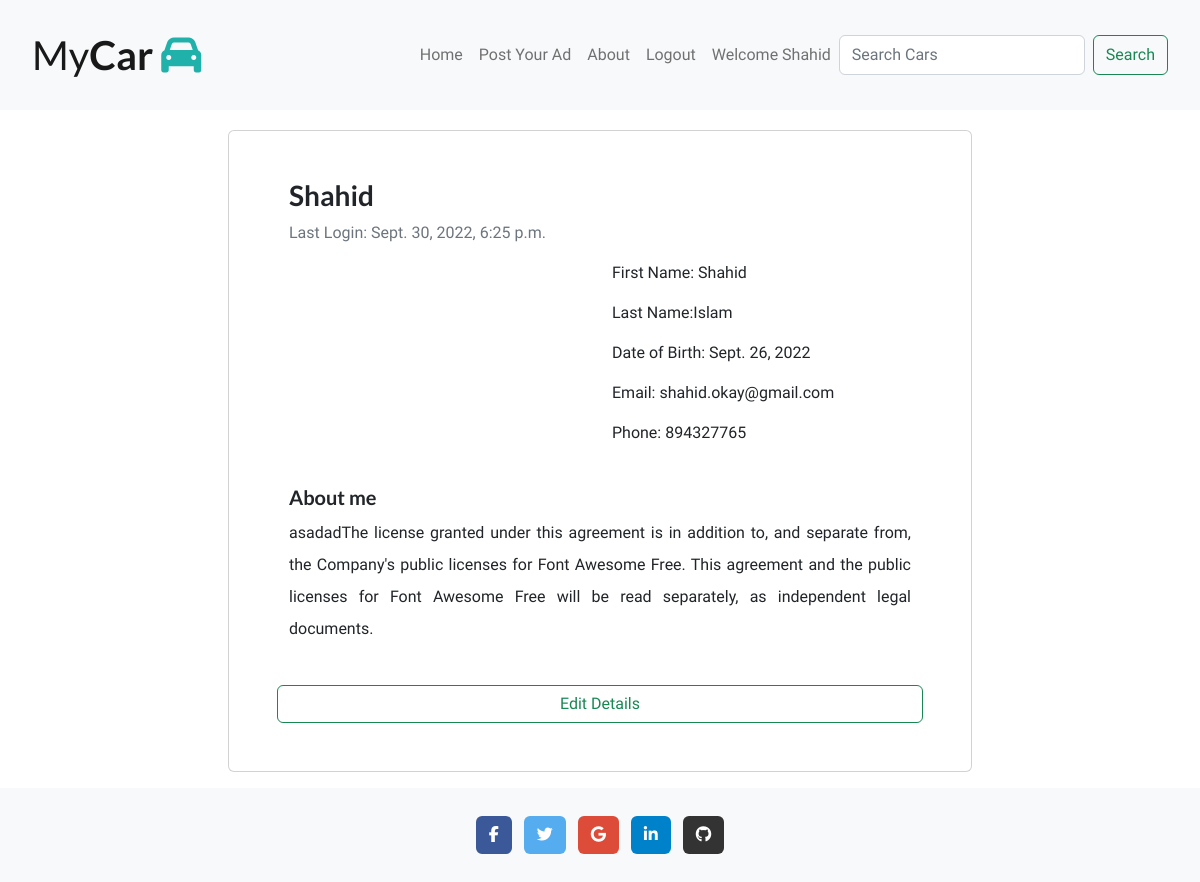
Page /user_profile (signed in) on the committed database.
### user_profile/models.py (models this page shows, shortened)
class UserProfile(models.Model):
    user = models.OneToOneField(
        User, on_delete=models.CASCADE)
    first_name = models.CharField(max_length=100, unique=False, null=True)
    last_name = models.CharField(max_length=100, unique=False, null=True)
    email = models.EmailField(unique=True, null=True)
    date_of_birth = models.DateField(unique=False, null=True)
    phone = models.IntegerField(null=True)
    image = models.ImageField(null=True, default='/static/images/audi.jpeg')
    about_me = models.TextField(max_length=500, null=True)

### user_profile/views.py (the view)
# urls.py: path("user_profile", views.user_profile_page, name="user_profile"),
def user_profile_page(request):
    profile = UserProfile.objects.filter(user=request.user)[0]
    context = {
        'profile': profile
    }
    return render(request, 'user_profile/profile.html', context)

### templates/user_profile/profile.html
{% extends "base.html" %}
{% block content %}
{% load crispy_forms_tags %}
<div class="container col-md-8 card p-5 mb-3">
    <div class="container">
        <div class="row">
        <h3>{{ user.username | capfirst}}</h3>
        <p class="text-muted">Last Login: {{ user.last_login }}</p>
            <div class="col-lg">
                <p><img src=" {{ profile.image.url }}" class="img-fluid rounded image-hover" alt="">
            </div>
            <div class="col-lg">
                <p>First Name: {{ profile.first_name}}</p>
                <p>Last Name:{{ profile.last_name}}</p>
                <p>Date of Birth: {{ profile.date_of_birth}}</p>
                <p>Email: {{ profile.email }}</p>
                <p>Phone: {{ profile.phone }}</p>
            </div>
        </div>
        <div>
            <br>
            <h5>About me</h5>
            <p class="text-justify">{{ profile.about_me }}</p>
            <br>
        </div>
    </div>
    <a class=" btn btn-outline-success button" href="{% url 'edit_profile' user %}">Edit Details</a>
</div>
    {% endblock %}

### templates/base.html (shortened to what this page needs)
{% load static %}
<!DOCTYPE html>
<html lang="en">
<head>
    <link rel="stylesheet" href="https://cdnjs.cloudflare.com/ajax/libs/font-awesome/5.15.3/css/all.min.css">
    <link rel="stylesheet" href="https://cdn.jsdelivr.net/npm/bootstrap@5.2.0/dist/css/bootstrap.min.css"
>
    <link rel="stylesheet" href="{% static 'css/style.css' %}">
</head>
{% load active_link_tags %}
<body class="d-flex flex-column h-100 main-bg min-vh-100">
    <nav class="navbar navbar-expand-lg bg-light nav">
        <div class="container-fluid">
            <a class="navbar-brand brand-name" href="{% url 'home' %}">My<span class="mycar">Car</span>  <i class="fa-solid fa-car"></i></a>
            <div class="collapse navbar-collapse justify-content-end" id="navbarNav">
                <ul class="navbar-nav">
                    <li class="nav-item">
                        <a class="nav-link {% active_link 'home' '' %}" aria-current="page" href="{% url 'home' %}">Home</a>
                    </li>
                    <li class="nav-item">
                        <a class="nav-link {% active_link 'post_your_add' 'active' %}" aria-current="page" href="{% url 'post_your_add' %}" >Post Your Ad</a>
                    </li>
                    <li class="nav-item">
                        <a class="nav-link" aria-current="page" href="">About</a>
                    </li>
                    {% if user.is_authenticated %}
                    <li class="nav-item">
                        <a class="nav-link" aria-current="page" href="{% url 'logout' %}">Logout</a>
                    </li>
                    <li class="nav-item">
                        <a class="nav-link" aria-current="page" href="{% url 'user_profile' %}">Welcome
                            {{ user.username | title }}</a>
                    </li>
                    {% endif %}
                    <form class="d-flex " role="search" method="POST", action="{% url 'search_car' %}">
                        <input class="form-control me-2 title" type="search" placeholder="Search Cars" aria-label="Search" name="searched">
                        <button class="btn btn-outline-success button" type="submit">Search</button>
                      </form>
                </ul>
            </div>
        </div>
    </nav>
    <div class="container"> {% block content %}{% endblock content %}
    </div>
    <footer class="bg-light text-center text-white mt-4 mt-auto">
        <div class="container p-4 pb-0">
            <section class="mb-4">
                <a class="btn text-white btn-floating m-1 facebook"
                    href="https://www.facebook.com/" , target="_blank" role="button">
                    <i class="fab fa-facebook-f"></i>
                </a>
                <a class="btn text-white btn-floating m-1 twitter"
                    href="https://www.twitter.com/" , target="_blank" role="button">
                    <i class="fab fa-twitter"></i>
                </a>
                <a class="btn text-white btn-floating m-1 google"
                    href="https://www.google.com/" , target="_blank" role="button">
                    <i class="fab fa-google"></i>
                </a>
                <a class="btn text-white btn-floating m-1 linkedin"
                    href="https://www.linkedin.com/" , target="_blank" role="button">
                    <i class="fab fa-linkedin-in"></i>
                </a>
                <a class="btn text-white btn-floating m-1 github"
                    href="https://www.githum.io/" , target="_blank" role="button">
                    <i class="fab fa-github"></i>
                </a>
            </section>
        </div>
    </footer>
</body>
</html>

### static/css/style.css (style rules this page uses)
body { font-family: Maven Pro, sans-serif; }
h1, h2, h3, h5 { font-family: Lato, sans-serif; font-weight: bold; }
.nav { padding: 20px; margin-bottom: 20px; }
.brand-name { font-size: 2.5em; font-family: lato; }
.fa-car, .fa-handshake, .fa-key, .fa-edit, .fa-car-side { color: lightseagreen; }
.mycar { font-weight: 900; font-weight: bolder; }
.twitter { background-color: #55acee; }
.facebook { background-color: #3b5998 }
.google { background-color: #dd4b39; }
.linkedin { background-color: #0082ca; }
.github { background-color: #333333; }
.text-justify { text-align: justify; line-height: 2em; }

### rows in the picture
UserProfile: first_name "Shahid", last_name "Islam", date_of_birth "Sept. 26, 2022", email "shahid.okay@gmail.com", phone "894327765", about_me "asadadThe license granted under this agreement is in addition to, and separate from, the Company's public licenses for Font Awesome Free. This agreement and the public licenses for Font Awesome Free will be read separately, as independent legal documents."

### other values in the picture
{{ user.username | title }} "Shahid"
{{ user.username | capfirst }} "Shahid"
{{ user.last_login }} "Sept. 30, 2022, 6:25 p.m."
